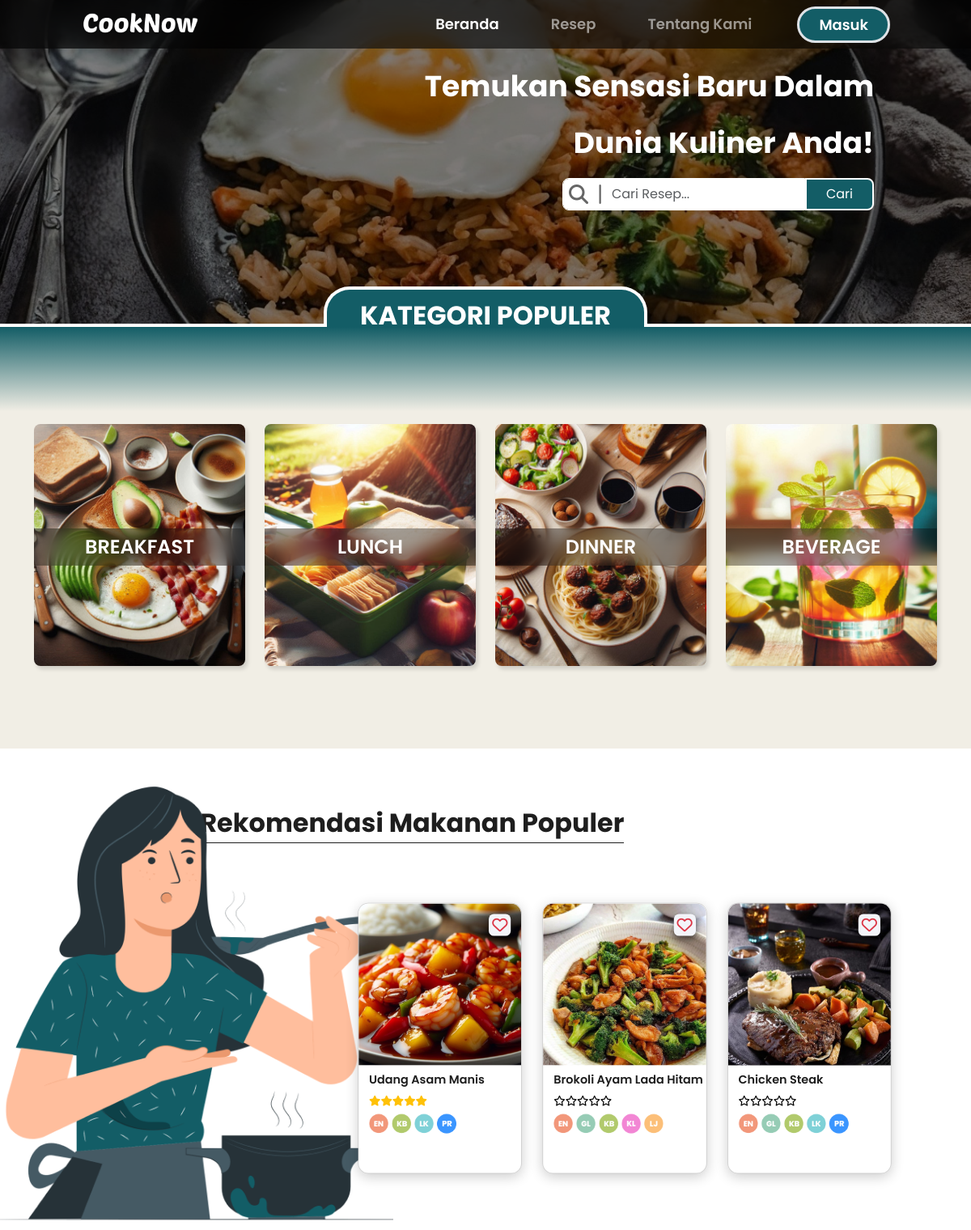
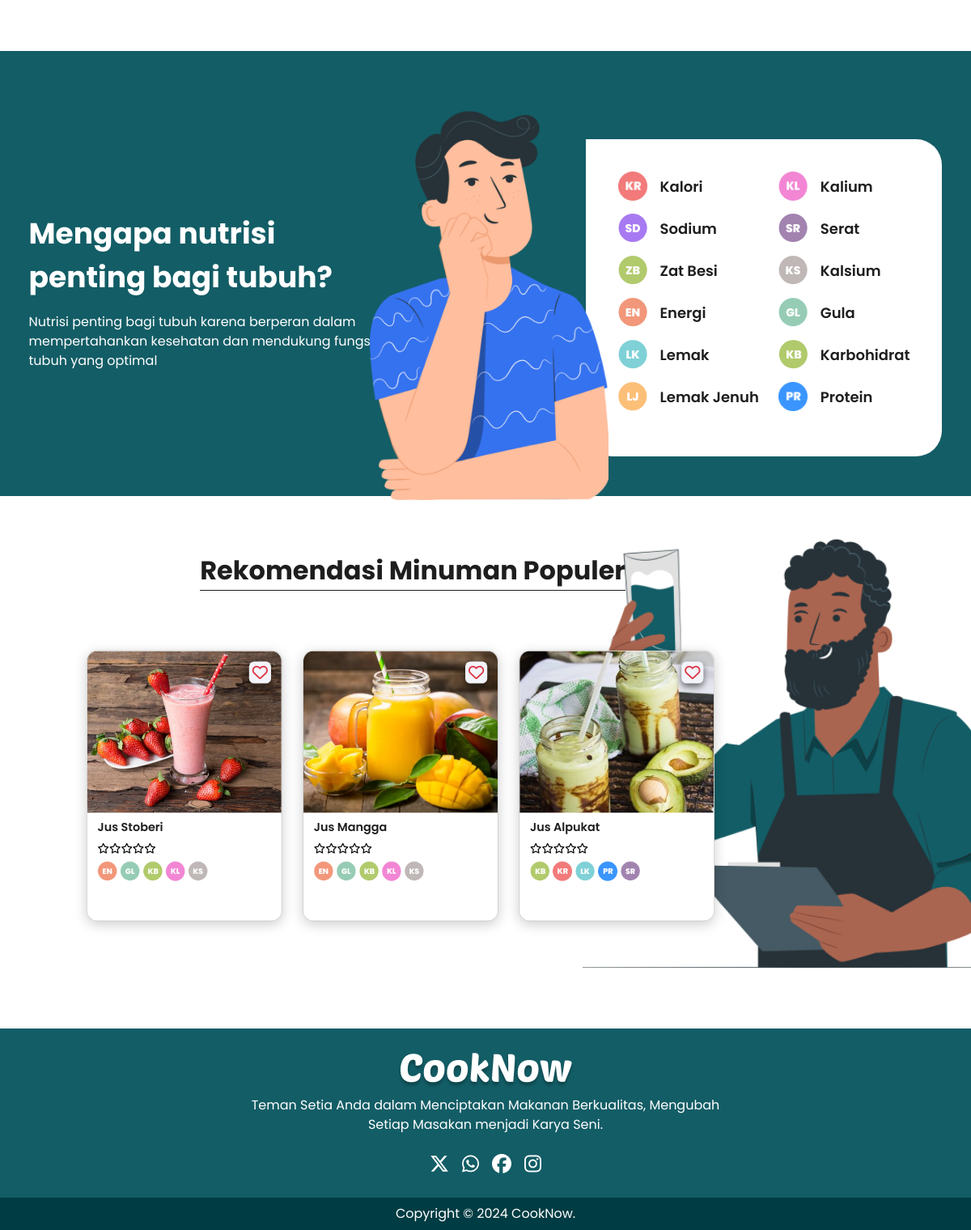
The page / on the database its author committed (2 pictures, top to bottom).
### tables this page shows
CREATE TABLE `recipes` (
  `recipe_id` int(11) NOT NULL,
  `category` varchar(25) DEFAULT NULL,
  `name` varchar(50) DEFAULT NULL,
  `image` varchar(255) DEFAULT NULL,
  `description` varchar(255) NOT NULL,
  `ingredients` text NOT NULL,
  `instructions` text DEFAULT NULL,
  `nutritions` text NOT NULL
);

### index.php (the view, shortened to what the rows shown need)
<?php
include "config/koneksi.php";
function getNutritionIcons($conn, $recipe_id)
{
    $query = "
        SELECT n.icon
        FROM nutritions n
        JOIN recipe_nut rn ON n.nutrition_id = rn.nutrition_id
        WHERE rn.recipe_id = $recipe_id LIMIT 5
    ";
    $result = mysqli_query($conn, $query);
    $icons = [];
    while ($row = mysqli_fetch_assoc($result)) {
        $icons[] = $row['icon'];
    }
    return $icons;
}
$query = "SELECT * FROM recipes WHERE category = 'Dinner' LIMIT 3";
$data = mysqli_query($conn, $query);
$query2 = "SELECT * FROM recipes WHERE category = 'Beverages' LIMIT 3";
$data2 = mysqli_query($conn, $query2);
?>
<!DOCTYPE html>
<html lang="en">
<head>
    <link rel="stylesheet" href="assets/css/home.css">
    <link rel="stylesheet" href="assets/css/style.css">
    <link rel="stylesheet" href="assets/css/footer.css">
    <link rel="stylesheet" href="https://cdnjs.cloudflare.com/ajax/libs/font-awesome/6.5.1/css/all.min.css" />
    <link href="https://cdn.jsdelivr.net/npm/bootstrap@5.3.3/dist/css/bootstrap.min.css" rel="stylesheet">
</head>
<body>
    <div class="container-fluid rekmakmin-pad" style="background-color: #fff;">
        <div class="d-flex ms-4 p-0">
            <div class="d-flex" style="margin-left:320px; scale:80%;">
                <div class="row">
                    <?php
                    while ($hasil = $data->fetch_assoc()) {
                        $recipe_id = $hasil['recipe_id'];
                        $stmt = $conn->prepare("SELECT rating FROM reviews WHERE recipe_id = ?");
                        $stmt->bind_param("i", $recipe_id);
                        $stmt->execute();
                        $reviews_result = $stmt->get_result();
                        $average_rating = 0;
                        $total_reviews = 0;
                        $total_rating = 0;
                        while ($review = $reviews_result->fetch_assoc()) {
                            $total_rating += $review['rating'];
                            $total_reviews++;
                        }
                        if ($total_reviews > 0) {
                            $average_rating = round($total_rating / $total_reviews, 1);
                        }
                    ?>
                        <div class="col-4 p-3" style="min-height: 450px; max-height: 450px;">
                            <a href="recipes/detail-recipe.php?id=<?= $recipe_id; ?>" id="semua" class="card rounded-4" style=" text-decoration:none; width: 100%; height: 100%; background-color: white; box-shadow: 0 5px 20px #0003;">
                                <div class="bg-image d-flex justify-content-end pt-3 pe-3 rounded-top-4" style="background-image: url(admin/resep-makanan/<?php echo $hasil['image'] ?>); height: 60%; position:relative;">
                                    <i style="position:absolute; background-color: var(--grey-1); padding:5px; box-shadow:0px 5px 10px #0009; cursor:pointer;" class="love-icon fs-h3 fa-regular fa-heart text-danger rounded-3"></i>
                                </div>
                                <div class="desk-rekmakmin pt-2">
                                    <div class="nama-fav d-flex justify-content-between px-3">
                                        <p class="fw-semibold mb-2 fs-h4" style="color:var(--black);"><?php echo $hasil['name'] ?></p>
                                    </div>
                                    <div class="rating-star ps-3">
                                        <?php
                                        for ($i = 1; $i <= 5; $i++) {
                                            echo $i <= $average_rating ? '<i class="fa-solid fa-star text-warning"></i>' : '<i class="fa-regular fa-star text-black"></i>';
                                        }
                                        ?>
                                    </div>
                                    <div class="nutrition ps-3 pt-2">
                                        <?php
                                        $icons = getNutritionIcons($conn, $recipe_id);
                                        foreach ($icons as $icon) {
                                            echo "<img src='$icon' alt='Nutrition Icon' style='width: 30px; height: 30px; margin-right: 5px;'>";
                                        }
                                        ?>
                                    </div>
                                </div>
                            </a>
                        </div>
                    <?php
                    }
                    ?>
                </div>
            </div>
        </div>
    </div>
    <div class="container-fluid rekmakmin-pad rekmin-back" style="background-color: #fff;">
        <div class="d-flex ms-4 p-0">
            <div class="d-flex me-3" style="margin-left:-30px; scale:80%;">
                <div class="row">
                    <?php
                    while ($hasil = mysqli_fetch_array($data2)) {
                        $recipe_id = $hasil['recipe_id'];
                        $average_rating = 0;
                    ?>
                        <div class="col-4 p-3" style="min-height: 450px; max-height: 450px;">
                            <a href="recipes/detail-recipe.php?id=<?= $recipe_id; ?>" id="semua" class="card rounded-4" style=" text-decoration:none; width: 100%; height: 100%; background-color: white; box-shadow: 0 5px 20px #0003;">
                                <div class="bg-image d-flex justify-content-end pt-3 pe-3 rounded-top-4" style="background-image: url(admin/resep-makanan/<?php echo $hasil['image'] ?>); height: 60%; position:relative;">
                                    <i style="position:absolute; background-color: var(--grey-1); padding:5px; box-shadow:0px 5px 10px #0009; cursor:pointer;" class="love-icon fs-h3 fa-regular fa-heart text-danger rounded-3"></i>
                                </div>
                                <div class="desk-rekmakmin pt-2">
                                    <div class="nama-fav d-flex justify-content-between px-3">
                                        <p class="fw-semibold mb-2 fs-body" style="color:var(--black);"><?php echo $hasil['name'] ?></p>
                                    </div>
                                    <div class="rating-star ps-3">
                                        <?php
                                        for ($i = 1; $i <= 5; $i++) {
                                            echo $i <= $average_rating ? '<i class="fa-solid fa-star text-warning"></i>' : '<i class="fa-regular fa-star text-black"></i>';
                                        }
                                        ?>
                                    </div>
                                    <div class="nutrition ps-3 pt-2">
                                        <?php
                                        $icons = getNutritionIcons($conn, $recipe_id);
                                        foreach ($icons as $icon) {
                                            echo "<img src='$icon' alt='Nutrition Icon' style='width: 30px; height: 30px; margin-right: 5px;'>";
                                        }
                                        ?>
                                    </div>
                                </div>
                            </a>
                        </div>
                    <?php
                    }
                    ?>
                </div>
            </div>
        </div>
    </div>
</body>
</html>

### rows shown on the page
recipes: image (picture), name "Udang Asam Manis"
recipes: image (picture), name "Brokoli Ayam Lada Hitam"
recipes: image (picture), name "Chicken Steak"
recipes: $recipe_id 1 (drawn), image (picture), name "Jus Stoberi"
recipes: image (picture), name "Jus Mangga"
recipes: image (picture), name "Jus Alpukat"
